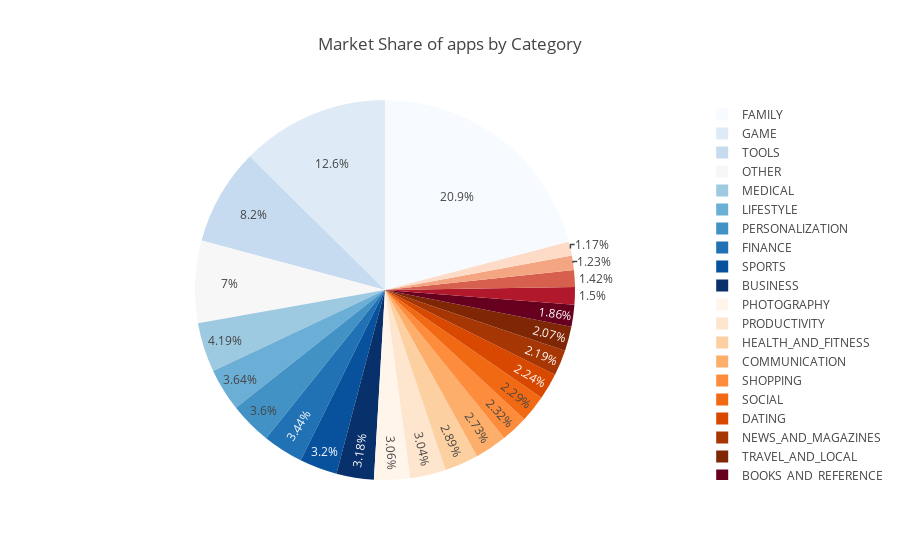

Notebook cell for this chart:
### Code cell
import plotly.plotly as py
import plotly.graph_objs as go
import plotly
import colorlover as cl
from IPython.display import HTML

rdbu = cl.scales['11']['div']['RdBu']
bupu = cl.scales['9']['seq']['Oranges']
blues = cl.scales['9']['seq']['Blues']

plotly.offline.init_notebook_mode(connected=True)
plotly.offline.iplot({
    "data": [go.Pie(
        labels = appNum_by_categorys.index,
        values = appNum_by_categorys.values,
        hoverinfo = 'label+value',
        marker=dict(colors = blues + bupu + rdbu)
)],
    "layout": go.Layout(title="Market Share of apps by Category")
})

### Figure 1 — Plotly figure (JSON) as saved in the notebook; plotly's stock layout.template omitted (floating-point values rounded to 4 significant figures)
{"data": [{"hoverinfo": "label+value", "labels": ["FAMILY", "GAME", "TOOLS", "MEDICAL", "LIFESTYLE", "PERSONALIZATION", "FINANCE", "SPORTS", "BUSINESS", "PHOTOGRAPHY", "PRODUCTIVITY", "HEALTH_AND_FITNESS", "COMMUNICATION", "SHOPPING", "SOCIAL", "DATING", "NEWS_AND_MAGAZINES", "TRAVEL_AND_LOCAL", "BOOKS_AND_REFERENCE", "VIDEO_PLAYERS", "EDUCATION", "MAPS_AND_NAVIGATION", "ENTERTAINMENT", "OTHER"], "marker": {"colors": ["rgb(247,251,255)", "rgb(222,235,247)", "rgb(198,219,239)", "rgb(158,202,225)", "rgb(107,174,214)", "rgb(66,146,198)", "rgb(33,113,181)", "rgb(8,81,156)", "rgb(8,48,107)", "rgb(255,245,235)", "rgb(254,230,206)", "rgb(253,208,162)", "rgb(253,174,107)", "rgb(253,141,60)", "rgb(241,105,19)", "rgb(217,72,1)", "rgb(166,54,3)", "rgb(127,39,4)", "rgb(103,0,31)", "rgb(178,24,43)", "rgb(214,96,77)", "rgb(244,165,130)", "rgb(253,219,199)", "rgb(247,247,247)", "rgb(209,229,240)", "rgb(146,197,222)", "rgb(67,147,195)", "rgb(33,102,172)", "rgb(5,48,97)"]}, "type": "pie", "uid": "3d5da353-fbb0-4f64-8387-81f53a80310d", "values": [1616, 974, 633, 324, 281, 278, 266, 247, 246, 236, 235, 223, 211, 179, 177, 173, 169, 160, 144, 116, 110, 95, 90, 541]}], "layout": {"title": "Market Share of apps by Category"}}
